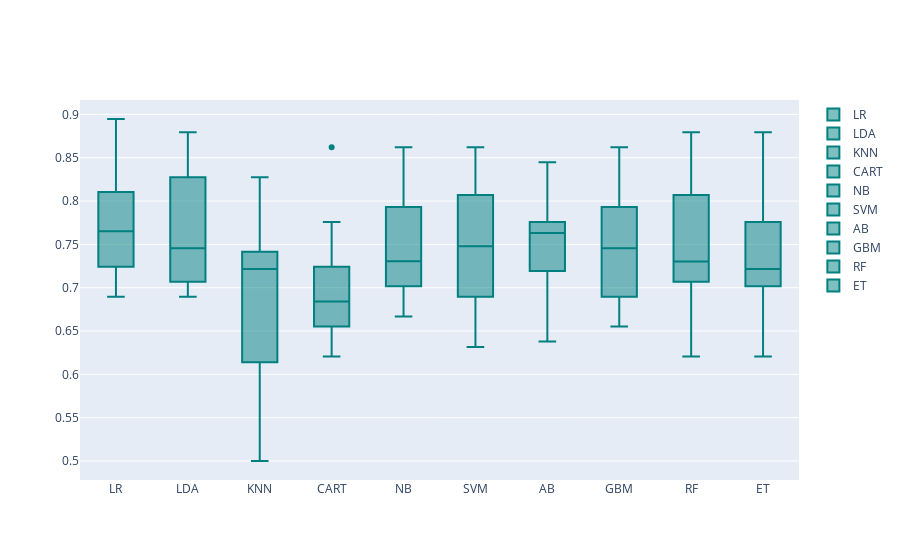
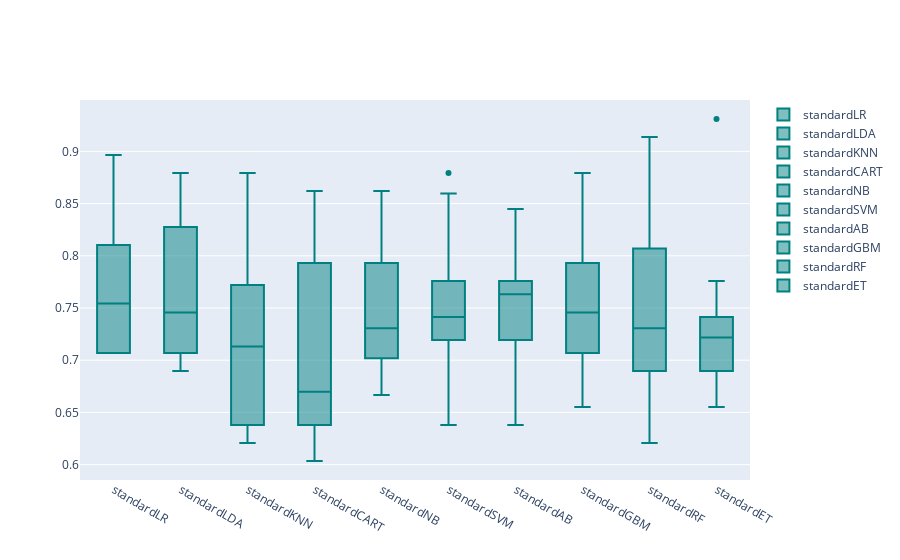
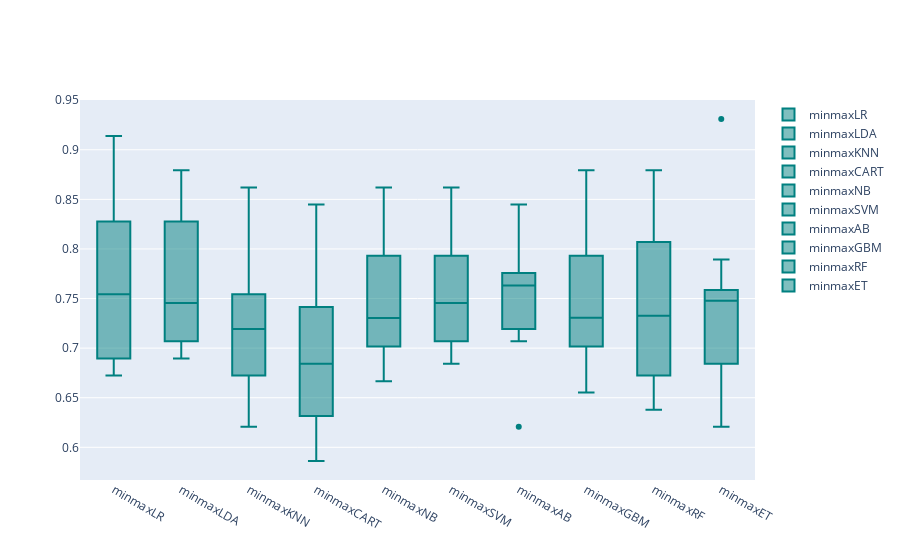

Notebook source saved alongside these figures, in order:
### Code cell
import numpy as np
import plotly.offline as py
import plotly.graph_objs as go
from warnings import simplefilter
# ignore all future warnings
simplefilter(action='ignore', category=FutureWarning)
SEED = 7
np.random.seed(SEED)
# Spot-Check Algorithms
def GetBasedModel():
    basedModels = []
    basedModels.append(('LR'   , LogisticRegression()))
    basedModels.append(('LDA'  , LinearDiscriminantAnalysis()))
    basedModels.append(('KNN'  , KNeighborsClassifier()))
    basedModels.append(('CART' , DecisionTreeClassifier()))
    basedModels.append(('NB'   , GaussianNB()))
    basedModels.append(('SVM'  , SVC(probability=True)))
    basedModels.append(('AB'   , AdaBoostClassifier()))
    basedModels.append(('GBM'  , GradientBoostingClassifier()))
    basedModels.append(('RF'   , RandomForestClassifier()))
    basedModels.append(('ET'   , ExtraTreesClassifier()))
    return basedModels
def BasedLine2(X_train, y_train,models):
    # Test options and evaluation metric
    num_folds = 10
    scoring = 'accuracy'

    results = []
    names = []
    for name, model in models:
        kfold = StratifiedKFold(n_splits=num_folds, random_state=SEED,shuffle=True)
        cv_results = cross_val_score(model, X_train, y_train, cv=kfold, scoring=scoring)
        results.append(cv_results)
        names.append(name)
        msg = "%s: %f (%f)" % (name, cv_results.mean(), cv_results.std())
        print(msg)
        
    return names, results
class PlotBoxR(object):
    
    
    def __Trace(self,nameOfFeature,value): 
    
        trace = go.Box(
            y=value,
            name = nameOfFeature,
            marker = dict(
                color = 'rgb(0, 128, 128)',
            )
        )
        return trace

    def PlotResult(self,names,results):
        
        data = []

        for i in range(len(names)):
            data.append(self.__Trace(names[i],results[i]))


        py.iplot(data)
models = GetBasedModel()
names,results = BasedLine2(X_train, y_train,models)
PlotBoxR().PlotResult(names,results)
from sklearn.preprocessing import StandardScaler
from sklearn.preprocessing import MinMaxScaler


def GetScaledModel(nameOfScaler):
    
    if nameOfScaler == 'standard':
        scaler = StandardScaler()
    elif nameOfScaler =='minmax':
        scaler = MinMaxScaler()

    pipelines = []
    pipelines.append((nameOfScaler+'LR'  , Pipeline([('Scaler', scaler),('LR'  , LogisticRegression())])))
    pipelines.append((nameOfScaler+'LDA' , Pipeline([('Scaler', scaler),('LDA' , LinearDiscriminantAnalysis())])))
    pipelines.append((nameOfScaler+'KNN' , Pipeline([('Scaler', scaler),('KNN' , KNeighborsClassifier())])))
    pipelines.append((nameOfScaler+'CART', Pipeline([('Scaler', scaler),('CART', DecisionTreeClassifier())])))
    pipelines.append((nameOfScaler+'NB'  , Pipeline([('Scaler', scaler),('NB'  , GaussianNB())])))
    pipelines.append((nameOfScaler+'SVM' , Pipeline([('Scaler', scaler),('SVM' , SVC())])))
    pipelines.append((nameOfScaler+'AB'  , Pipeline([('Scaler', scaler),('AB'  , AdaBoostClassifier())])  ))
    pipelines.append((nameOfScaler+'GBM' , Pipeline([('Scaler', scaler),('GMB' , GradientBoostingClassifier())])  ))
    pipelines.append((nameOfScaler+'RF'  , Pipeline([('Scaler', scaler),('RF'  , RandomForestClassifier())])  ))
    pipelines.append((nameOfScaler+'ET'  , Pipeline([('Scaler', scaler),('ET'  , ExtraTreesClassifier())])  ))


    return pipelines 
def ScoreDataFrame(names,results):
    def floatingDecimals(f_val, dec=3):
        prc = "{:."+str(dec)+"f}" 
    
        return float(prc.format(f_val))

    scores = []
    for r in results:
        scores.append(floatingDecimals(r.mean(),4))

    scoreDataFrame = pd.DataFrame({'Model':names, 'Score': scores})
    return scoreDataFrame
basedLineScore = ScoreDataFrame(names,results)
models = GetScaledModel('standard')
names,results = BasedLine2(X_train, y_train,models)
PlotBoxR().PlotResult(names,results)
scaledScoreStandard = ScoreDataFrame(names,results)
compareModels = pd.concat([basedLineScore,
                           scaledScoreStandard], axis=1)
models = GetScaledModel('minmax')
names,results = BasedLine2(X_train, y_train,models)
PlotBoxR().PlotResult(names,results)

scaledScoreMinMax = ScoreDataFrame(names,results)
compareModels = pd.concat([basedLineScore,
                           scaledScoreStandard,
                          scaledScoreMinMax], axis=1)
compareModels

### Figure 1 — Plotly figure (JSON) as saved in the notebook; plotly's stock layout.template omitted (floating-point values rounded to 4 significant figures)
{"data": [{"marker": {"color": "rgb(0, 128, 128)"}, "name": "LR", "type": "box", "y": [0.7759, 0.6897, 0.7241, 0.8103, 0.8621, 0.7931, 0.7193, 0.7544, 0.8947, 0.7368]}, {"marker": {"color": "rgb(0, 128, 128)"}, "name": "LDA", "type": "box", "y": [0.7069, 0.7069, 0.6897, 0.8276, 0.8793, 0.7931, 0.7193, 0.7719, 0.8772, 0.7018]}, {"marker": {"color": "rgb(0, 128, 128)"}, "name": "KNN", "type": "box", "y": [0.7414, 0.5, 0.5862, 0.7241, 0.8276, 0.8103, 0.7368, 0.614, 0.7193, 0.7193]}, {"marker": {"color": "rgb(0, 128, 128)"}, "name": "CART", "type": "box", "y": [0.8621, 0.6207, 0.6724, 0.6552, 0.7241, 0.7759, 0.6842, 0.6842, 0.6316, 0.7018]}, {"marker": {"color": "rgb(0, 128, 128)"}, "name": "NB", "type": "box", "y": [0.7241, 0.6897, 0.7241, 0.7931, 0.8621, 0.7931, 0.7018, 0.7368, 0.7544, 0.6667]}, {"marker": {"color": "rgb(0, 128, 128)"}, "name": "SVM", "type": "box", "y": [0.7931, 0.6724, 0.6897, 0.7586, 0.8448, 0.8621, 0.7368, 0.7018, 0.807, 0.6316]}, {"marker": {"color": "rgb(0, 128, 128)"}, "name": "AB", "type": "box", "y": [0.7069, 0.6379, 0.7759, 0.7759, 0.8448, 0.7931, 0.7193, 0.7544, 0.7719, 0.7544]}, {"marker": {"color": "rgb(0, 128, 128)"}, "name": "GBM", "type": "box", "y": [0.6897, 0.6552, 0.7069, 0.7759, 0.8621, 0.7931, 0.6842, 0.7544, 0.8246, 0.7368]}, {"marker": {"color": "rgb(0, 128, 128)"}, "name": "RF", "type": "box", "y": [0.7414, 0.6207, 0.7069, 0.7069, 0.8621, 0.8793, 0.7193, 0.7719, 0.807, 0.7018]}, {"marker": {"color": "rgb(0, 128, 128)"}, "name": "ET", "type": "box", "y": [0.7241, 0.6207, 0.6552, 0.7759, 0.8793, 0.8103, 0.7018, 0.7193, 0.7719, 0.7193]}], "layout": {}}

### Figure 2 — Plotly figure (JSON) as saved in the notebook; plotly's stock layout.template omitted (floating-point values rounded to 4 significant figures)
{"data": [{"marker": {"color": "rgb(0, 128, 128)"}, "name": "standardLR", "type": "box", "y": [0.7069, 0.7069, 0.7069, 0.8103, 0.8966, 0.7759, 0.7193, 0.7719, 0.8772, 0.7368]}, {"marker": {"color": "rgb(0, 128, 128)"}, "name": "standardLDA", "type": "box", "y": [0.7069, 0.7069, 0.6897, 0.8276, 0.8793, 0.7931, 0.7193, 0.7719, 0.8772, 0.7018]}, {"marker": {"color": "rgb(0, 128, 128)"}, "name": "standardKNN", "type": "box", "y": [0.7069, 0.6379, 0.6207, 0.6379, 0.8793, 0.7931, 0.7719, 0.7368, 0.7193, 0.6842]}, {"marker": {"color": "rgb(0, 128, 128)"}, "name": "standardCART", "type": "box", "y": [0.8621, 0.6379, 0.6552, 0.6034, 0.7931, 0.7931, 0.6842, 0.6316, 0.6491, 0.7544]}, {"marker": {"color": "rgb(0, 128, 128)"}, "name": "standardNB", "type": "box", "y": [0.7241, 0.6897, 0.7241, 0.7931, 0.8621, 0.7931, 0.7018, 0.7368, 0.7544, 0.6667]}, {"marker": {"color": "rgb(0, 128, 128)"}, "name": "standardSVM", "type": "box", "y": [0.7414, 0.6379, 0.7759, 0.7414, 0.8793, 0.7759, 0.6842, 0.7368, 0.8596, 0.7193]}, {"marker": {"color": "rgb(0, 128, 128)"}, "name": "standardAB", "type": "box", "y": [0.7069, 0.6379, 0.7759, 0.7759, 0.8448, 0.7931, 0.7193, 0.7544, 0.7719, 0.7544]}, {"marker": {"color": "rgb(0, 128, 128)"}, "name": "standardGBM", "type": "box", "y": [0.7241, 0.6552, 0.7069, 0.7759, 0.8793, 0.7931, 0.6842, 0.7544, 0.8246, 0.7368]}, {"marker": {"color": "rgb(0, 128, 128)"}, "name": "standardRF", "type": "box", "y": [0.6897, 0.6207, 0.7241, 0.7414, 0.9138, 0.8276, 0.6667, 0.7368, 0.807, 0.7193]}, {"marker": {"color": "rgb(0, 128, 128)"}, "name": "standardET", "type": "box", "y": [0.7241, 0.6552, 0.6897, 0.7414, 0.931, 0.7759, 0.6667, 0.7193, 0.7368, 0.7018]}], "layout": {}}

### Figure 3 — Plotly figure (JSON) as saved in the notebook; plotly's stock layout.template omitted (floating-point values rounded to 4 significant figures)
{"data": [{"marker": {"color": "rgb(0, 128, 128)"}, "name": "minmaxLR", "type": "box", "y": [0.7241, 0.6724, 0.6897, 0.7931, 0.9138, 0.8276, 0.7368, 0.7719, 0.8596, 0.6842]}, {"marker": {"color": "rgb(0, 128, 128)"}, "name": "minmaxLDA", "type": "box", "y": [0.7069, 0.7069, 0.6897, 0.8276, 0.8793, 0.7931, 0.7193, 0.7719, 0.8772, 0.7018]}, {"marker": {"color": "rgb(0, 128, 128)"}, "name": "minmaxKNN", "type": "box", "y": [0.6724, 0.6724, 0.6207, 0.6379, 0.8621, 0.7241, 0.7719, 0.7544, 0.7193, 0.7193]}, {"marker": {"color": "rgb(0, 128, 128)"}, "name": "minmaxCART", "type": "box", "y": [0.8448, 0.5862, 0.6724, 0.6034, 0.7414, 0.7759, 0.7193, 0.6316, 0.6842, 0.6842]}, {"marker": {"color": "rgb(0, 128, 128)"}, "name": "minmaxNB", "type": "box", "y": [0.7241, 0.6897, 0.7241, 0.7931, 0.8621, 0.7931, 0.7018, 0.7368, 0.7544, 0.6667]}, {"marker": {"color": "rgb(0, 128, 128)"}, "name": "minmaxSVM", "type": "box", "y": [0.7069, 0.6897, 0.7241, 0.7931, 0.8621, 0.7931, 0.6842, 0.7544, 0.807, 0.7368]}, {"marker": {"color": "rgb(0, 128, 128)"}, "name": "minmaxAB", "type": "box", "y": [0.7069, 0.6207, 0.7759, 0.7759, 0.8448, 0.7931, 0.7193, 0.7544, 0.7719, 0.7544]}, {"marker": {"color": "rgb(0, 128, 128)"}, "name": "minmaxGBM", "type": "box", "y": [0.7069, 0.6552, 0.7069, 0.7759, 0.8793, 0.7931, 0.6842, 0.7544, 0.8246, 0.7018]}, {"marker": {"color": "rgb(0, 128, 128)"}, "name": "minmaxRF", "type": "box", "y": [0.7069, 0.6379, 0.6724, 0.7586, 0.8793, 0.8621, 0.6667, 0.7719, 0.807, 0.7018]}, {"marker": {"color": "rgb(0, 128, 128)"}, "name": "minmaxET", "type": "box", "y": [0.7586, 0.6207, 0.6724, 0.7586, 0.931, 0.7586, 0.6842, 0.7368, 0.7895, 0.7193]}], "layout": {}}
